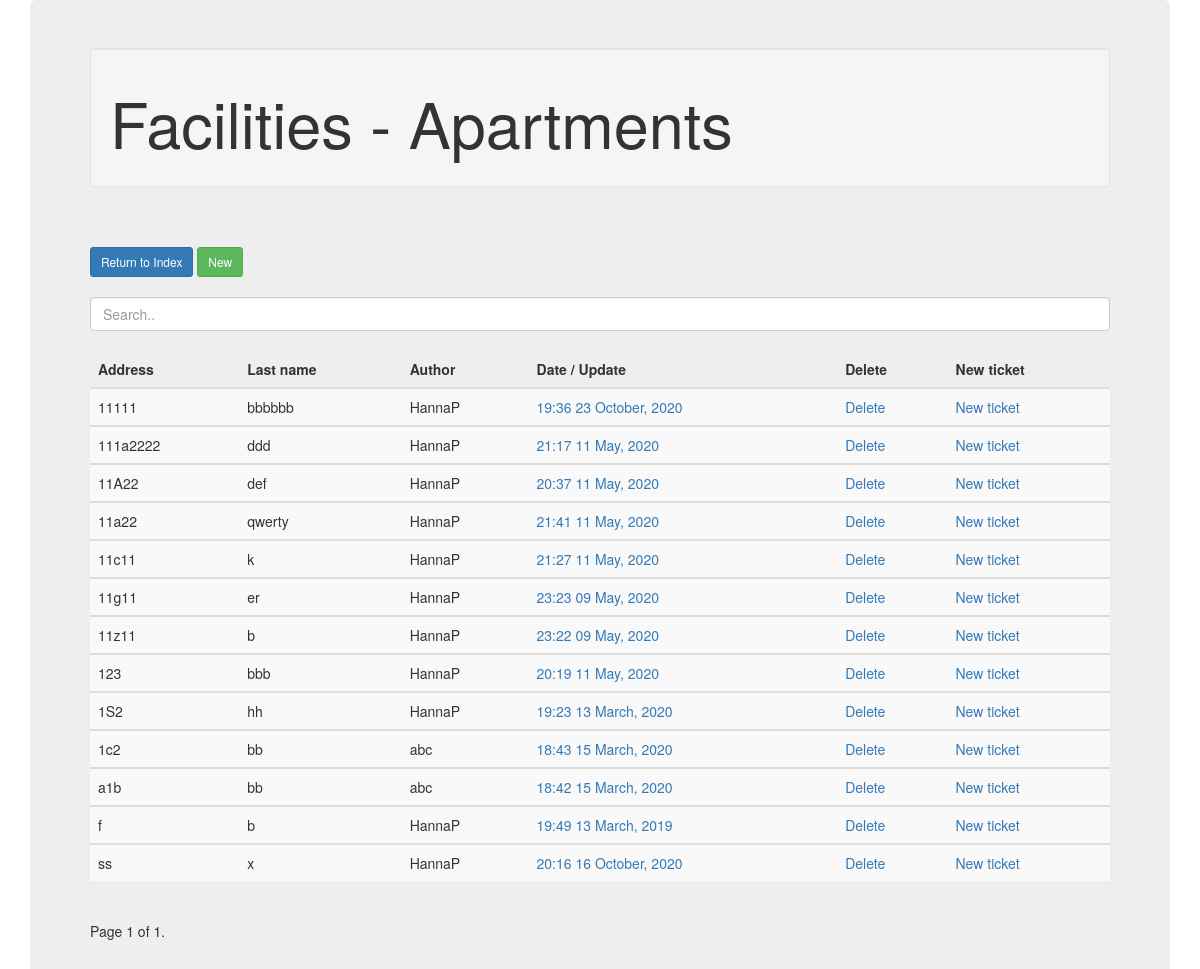
/apartment/ (signed in), run on an earlier commit of the app's database.
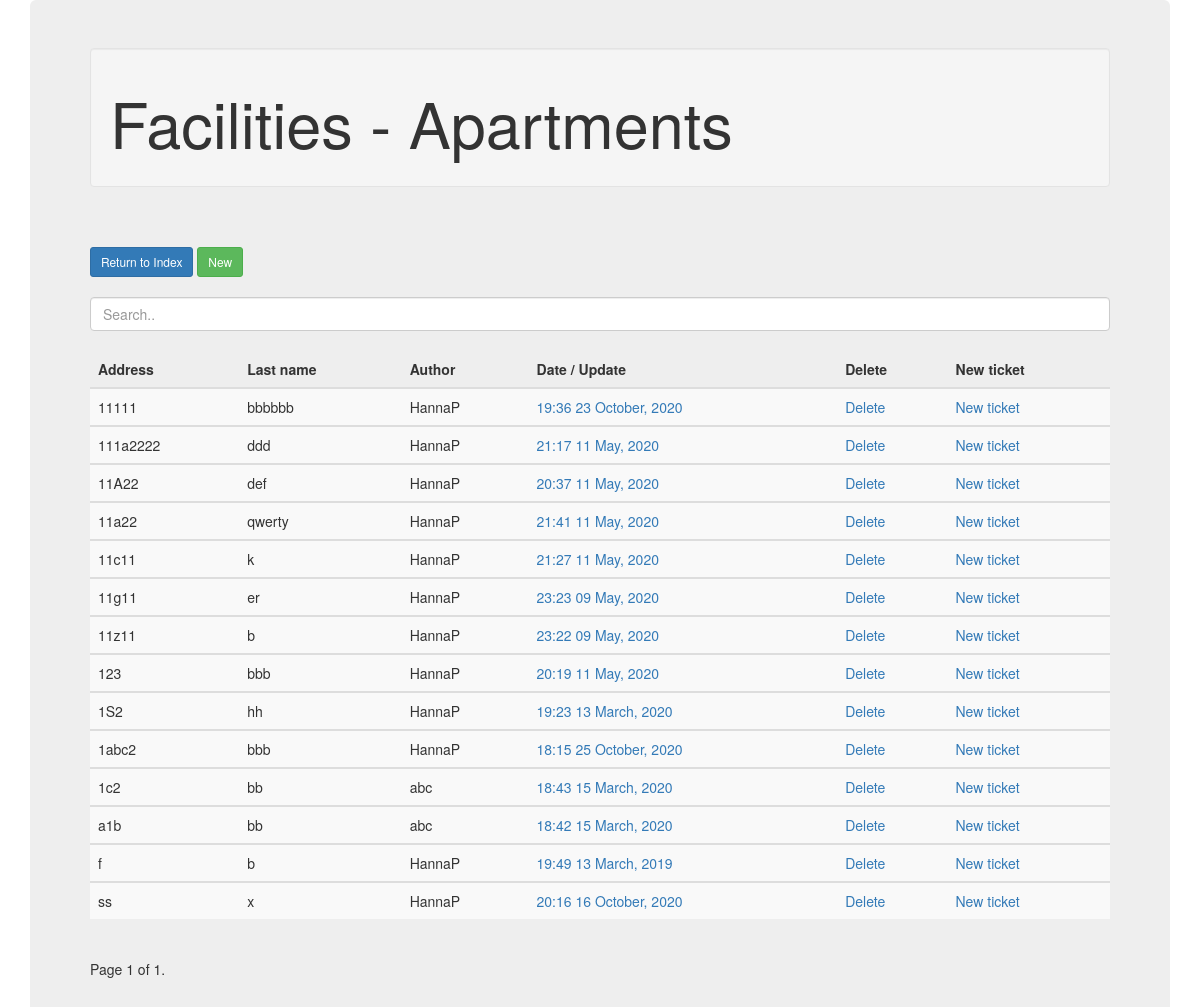
And on a later commit of the database.
### FacilitiesApp/models.py (models this page shows, shortened)
class Apartment(models.Model):
    first_name = models.CharField(max_length=100)
    last_name = models.CharField(max_length=100)
    email = models.CharField(max_length=100, blank=True)
    phone_no = models.CharField(max_length=100, blank=True)
    address = models.CharField(max_length=100)
    house_company = models.CharField(max_length=100)
    company_name = models.CharField(max_length=100)
    notes = models.TextField(blank=True)
    date_posted = models.DateTimeField(default=timezone.now)
    date_last_save = models.DateTimeField(auto_now=timezone.now)
    username_first = models.CharField(max_length=100)
    author = models.ForeignKey(User, on_delete=models.PROTECT)

### FacilitiesApp/views.py (the view)
# urls.py: path('apartment/', views.apartment, name='apartment'),
def apartment(request):
    dic_x = {}
    if request.user.is_authenticated:
        db_data = Apartment.objects.filter(company_name = request.user.profile.members_of).order_by('address')
        paginator = Paginator(db_data, 20)
        page_number = request.GET.get('page')
        page_obj = paginator.get_page(page_number)
        dic_x = {
            'posts': page_obj
        }
    return render(request, "FacilitiesApp/apartment.html", dic_x)

### FacilitiesApp/templates/FacilitiesApp/apartment.html (shortened to what this page needs)
<!DOCTYPE html>
<html lang="en">
<head>
	<link rel="stylesheet" href="https://maxcdn.bootstrapcdn.com/bootstrap/3.4.1/css/bootstrap.min.css">
</head>
<body>
	<div class="container">
		<div class="jumbotron">
		<div class="well"><h1>Facilities - Apartments</h1></div>
		<br><br>
		<a class="btn btn-primary btn-sm mt-1 mb-1" href="{% url 'home'  %}">Return to Index</a>
		<a class="btn btn-success btn-sm mt-1 mb-1" href="{% url 'apartment-create' %}">New</a>
		<br><br>
		<input class="form-control" id="myInput" type="text" placeholder="Search..">
		<br>
		<table class="table table-striped">
			<thead>
			  <tr>
				<th>Address</th>
				<th>Last name</th>
				<th>Author</th>
				<th>Date / Update</th>
				<th>Delete</th>
				<th>New ticket</th>
			  </tr>
			</thead>
		{% block content %}
		{% for Apartment in posts %}
				<tbody id="myTable">
					<tr>
					  <td>{{ Apartment.address }}</td>
					  <td>{{ Apartment.last_name }}</td>
					  <td>{{ Apartment.author }}</td>
					  <td><a href="{% url 'apartment-update' Apartment.id %}">{{ Apartment.date_last_save|date:"H:i d F, Y" }}</a></td>
					  <td><a href="{% url 'apartment-delete' Apartment.id %}">Delete</a></td>
					  <td><a href="{% url 'pre-ticket-create' Apartment.id %}">New ticket</a></td>
					</tr>
				</tbody>
		{% endfor %}
		{% endblock content %}
		</table>
		<div class="pagination">
			<span class="step-links">
				<span class="current">
					Page {{ posts.number }} of {{ posts.paginator.num_pages }}.
				</span>
			</span>
		</div>
		</div>
	</div>
</body>
</html>

What changed in the data, as far as the page shows it:
added Apartment: address "1abc2", last_name "bbb", author "HannaP", date_last_save "18:15 25 October, 2020"
